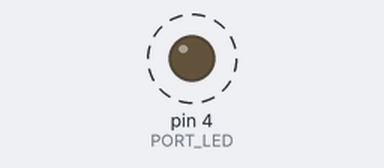
Simulated run of this sketch. Board: Arduino Uno, built with avr-gcc and run on an emulated ATmega328P. Shown: output pins drawn as LEDs (lit = HIGH). Dashed ring = blinking. What the sketch prints to the serial monitor is not drawn.

Above: at 0.6 s.
Timing chart, 0 to 3.0 s (numbered marks = the images above):
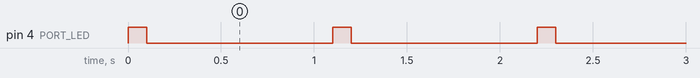

The sketch:

Exbase3.ino
```cpp
// (licence header left out)
//On définit une constante TRACE
#define TRACE 1
#include "constantes.h"
// La fonction setup est appelée une fois au démarrage
void setup() {
  // Initialise la broche digitale PORT_LED en mode sortie.
  pinMode(PORT_LED, OUTPUT);
  Serial.begin(9600);//Initialise le port série (pour l'affichage dans la fenêtre Moniteur)
}

// La fonction loop crée une boucle infinie
void loop() {

  #if TRACE
  Serial.println(PORT_LED); //Cette partie ne sera compilée (et donc incluse dans le code), que si TRACE est à 1
  #endif
  digitalWrite(PORT_LED, ALLUME);   // Allume la LED
  delay(100);                       // Attente d'une seconde
  digitalWrite(PORT_LED, ETEINT);    // Eteint la LED
  delay(1000);                       // Attente d'une seconde
}
```

constantes.h
```cpp
/* Principaux réglages */

#define PORT_LED 4
#define ALLUME 1
#define ETEINT 0
```

Measured:
- by itself, pin 4 (PORT_LED): alternates HIGH for 0.10 s and LOW for 1.0 s
